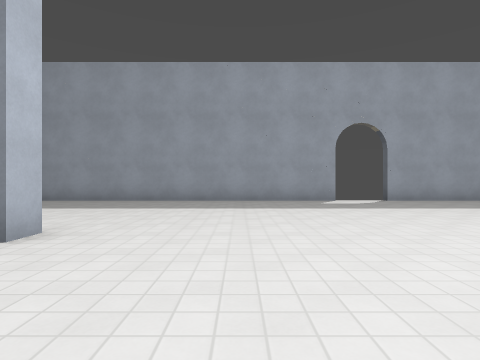
[1] (above)

17 first-person views from a walk through a Godot game level. The camera is 1.2 m above the floor, looks level and sees 80° across. The floor is counted in squares, 2 m on a side. Each view is taken from the middle of a square. On the plan, view 1 faces up. The plan holds only what a view shows up to about 9 squares ahead; the rest is blank. Surface patterns are stand-ins for the level's own textures.

[2]
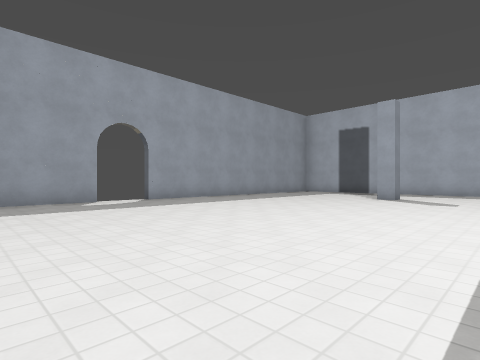

[3]
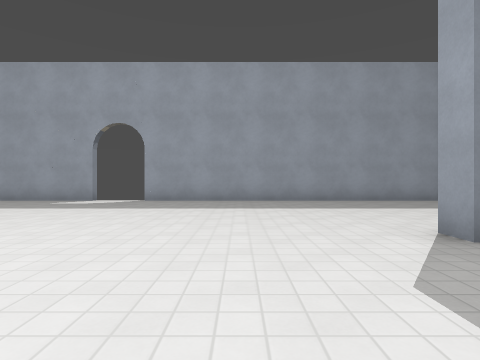

[4]
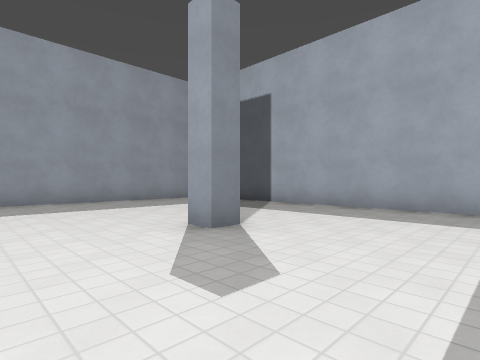

[5]
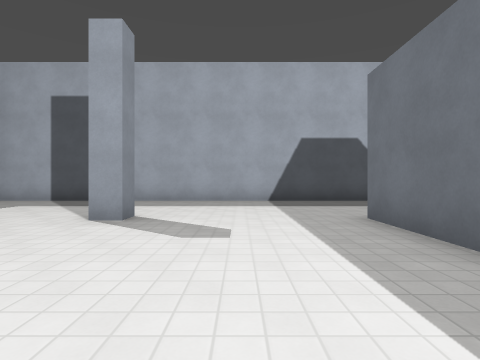

[6]
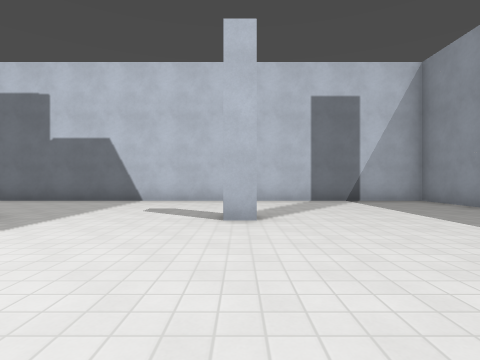

[7]
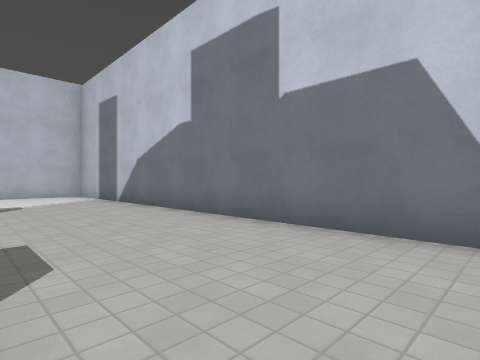

[8]
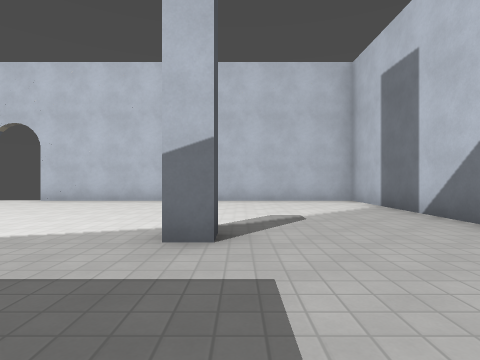

[9]
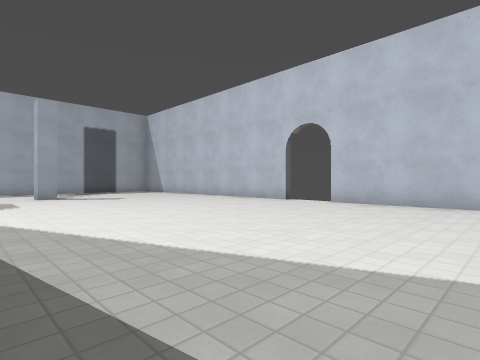

[10]
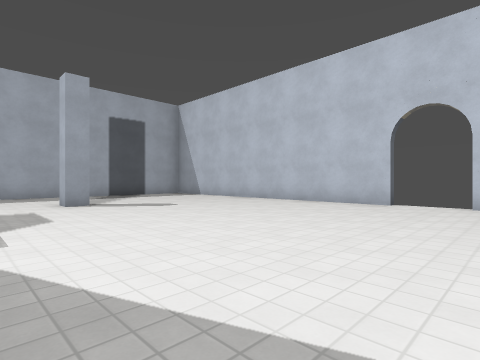

[11]
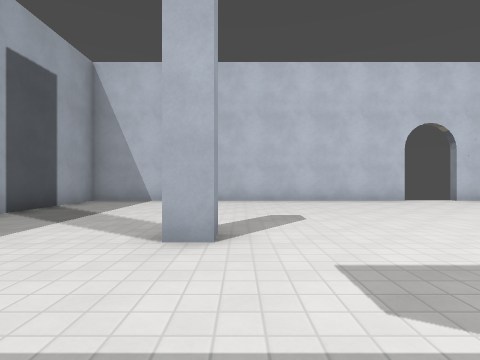

[12]
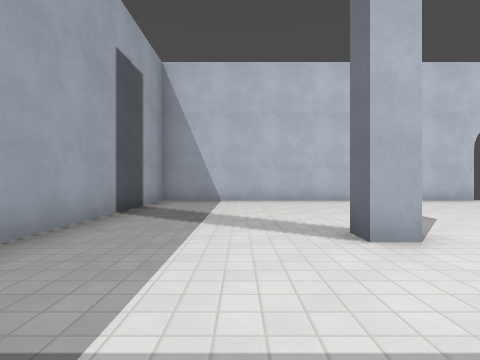

[13]
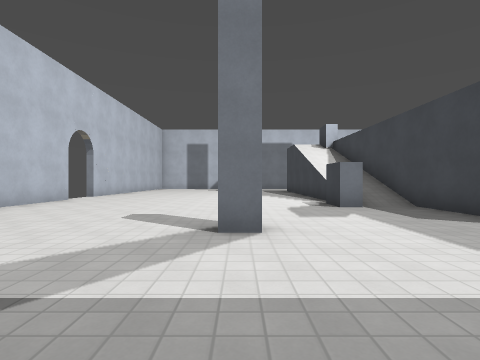

[14]
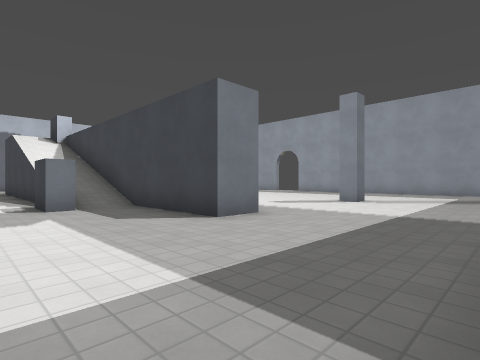

[15]
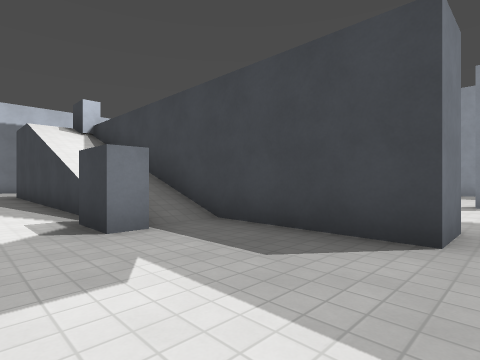

[16]
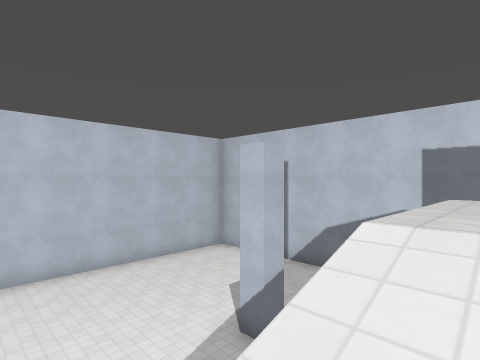

[17]
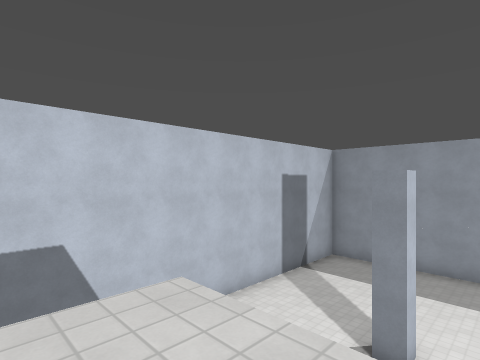

### Floor plan
Key: @ floor where view 1 was taken; # wall or solid block; x gap in a wall; . main floor; : floor 4.5 m higher than the main floor; / step, stairs or slope; = window, fence, low wall or low ledge; ^ raised ledge.
Columns run from 7 left of view 1 to 14 right of it. Each row starts with its distance up from view 1.
  9 ##########  #########
  8 #....................#
  7 #....................#
  6 #....................#
  5 #....................#
  4 #....................#
  3 #...#...........#....#
  2 #....................#
  1 #....................#
  0 #......@.............#
 -1 #......       .......#
 -2 #....::^= ///xxx#....#
 -3 #....::///////.......#
 -4 #............#.......#
 -5 #....................#
 -6 #...#...........#....#
 -7 #....................#
 -8 #....................#
 -9 #....................#
-10 #....................#
-11 #....................#
-12 ##########  ##########

Where each view was taken, in squares from view 1:
view 1: 0 up, 0 right, facing up
view 2: 0 up, 0 right, facing up-right
view 3: 0 up, 7 right, facing up
view 4: 0 up, 7 right, facing up-right
view 5: 1 up, 5 right, facing right
view 6: 3 up, 2 right, facing left
view 7: 0 up, 3 left, facing down-left
view 8: 3 down, 3 left, facing down
view 9: 4 down, 1 left, facing down-right
view 10: 4 down, 2 right, facing down-right
view 11: 3 down, 9 right, facing down
view 12: 3 down, 11 right, facing down
view 13: 6 down, 13 right, facing left
view 14: 5 down, 13 right, facing up-left
view 15: 5 down, 10 right, facing up-left
view 16: 3 down, 1 right, facing down-left
view 17: 2 down, 1 left, facing up-left
